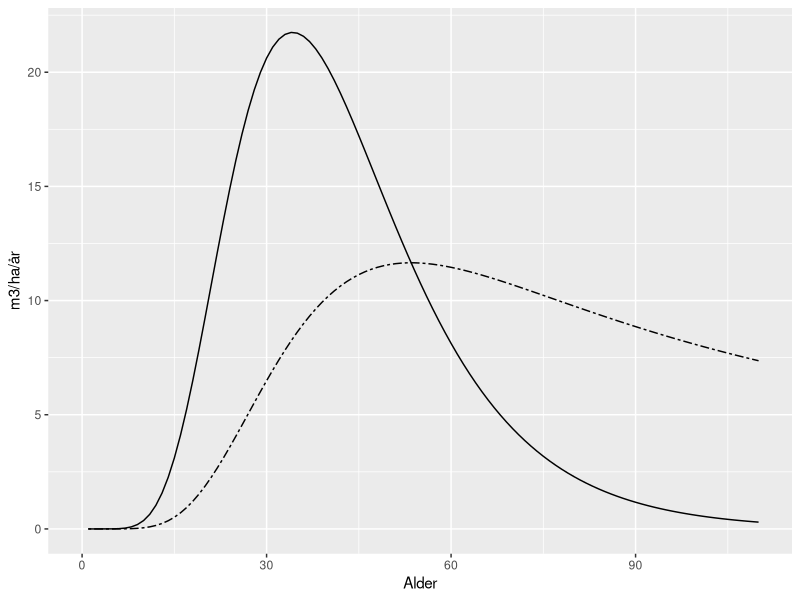

R code for this plot:
## ---- chunk 1
library(tidyverse)
## ---- chunk 2
SI <- 26
spacing <- 4
age <- 1:200
# Figure 2. Basal area and volume development predicted by the fixed effects parameters of the mixed models for four initial spacings (from
# top to bottom 2, 4, 8, and 16 m2
# ) at three site indices: SI26 m (solid black lines), SI 20 m (gray solid lines), and SI 14 m (gray broken
# lines).

BAmax <- 68.0752 * (1 - exp(-0.4831 * SI)) ^ 11.7149

vol_spruce_gizachew_2012 <-
  function(SI, spacing, age, method  = "Volume") {
    Vmax <- 829.1434 * (1 - exp(-0.2074 * SI)) ^ 3.9178
    b1 <-  0.0166
    b2 <-  0.0605
    b3 <- -0.1055
    c1 <-  0.7110
    di <-  0.5190
    dk <- 0.000005
    a <- Vmax
    b <- b1 * exp(b2 * SI) * spacing ^ b3 + dk
    c <- SI ^ c1 + di
    
    if (method == "Volume") {
      y = a * ((1 -  exp(-b * age))) ^ c
      out <- y
    }
    
    if (method == "CAI") {
      cai = (a * b * c * (1 - exp(-b * age)) ^ (c - 1) * exp(-b * age))
      out <- cai
    }
    
    return(out)
    
  }

ba_spruce_gizachew_2012 <-
  function(SI, spacing, age, method  = "Ba") {
    BAmax <- 68.0752 * (1 - exp(-0.4831 * SI)) ^ 11.7149
    b1 <-  0.0182
    b2 <-  0.0574
    b3 <- -0.1804
    c1 <-  0.5028
    di <-  0.5190
    dk <- 0.000005
    a <- BAmax
    b <- b1 * exp(b2 * SI) * spacing ^ b3 + dk
    c <- SI ^ c1 + di
    
    if (method == "Volume") {
      y = a * ((1 -  exp(-b * age))) ^ c
      out <- y
    }
    
    if (method == "CAI") {
      cai = (a * b * c * (1 - exp(-b * age)) ^ (c - 1) * exp(-b * age))
      out <- cai
    }
    
    return(out)
    
  }

vol_spruce_gizachew_2012(SI = 26,spacing = 4,age = 1:200, method = "CAI")
ba_spruce_gizachew_2012(SI = 26,spacing = 4,age = 1:200, method = "CAI")
#di and dk are the random plot and random experiment effects, respectively.

df <- data.frame(age)
df$CAI <- vol_spruce_gizachew_2012(SI = 26, spacing = 4, age = df$age, method = "CAI")
df$y <- vol_spruce_gizachew_2012(SI = 26, spacing = 4, age = df$age, method = "Volume")
df$MAI <- df$y / age

ggplot(df, aes(x = age)) +
  geom_line(aes(y = CAI), color = "black") +
  geom_line(aes(y = MAI), color = "black", linetype = "twodash") + ylab("m3/ha/år") + xlab("Alder") +  xlim(0, 110)
